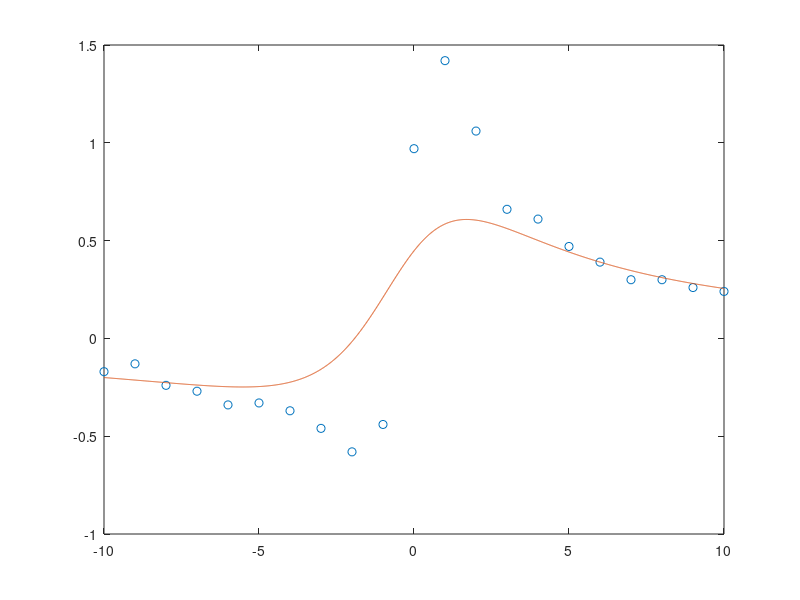

The MATLAB script that drew this image: (Note: this script raises an error after producing the figure.)
disp("Parte 4 B-Ejercicio 12")
disp("\n")
disp("a)")
disp("\n")

x=(-10:10)';  
y=(2*x+1)./(x.^2+1)+0.05*randn(size(x)); 
y=round(100*y)/100;

A = [x x.^0 (-y.*(x.^2)) (-y.*x)];
parametros = pinv(A) * y;

p = parametros(1:2)
q = parametros(3:4)

P = @(x) ( p(1) * x + p(2) )
Q = @(x) ( q(1) * x.^2 + q(2) * x + 1 )
F = @(x) P(x) ./ Q(x)

disp("ERROR:");
errorRelativo = norm(y-F(x))/norm(y)
plot(x,y,'o',(-10:0.01:10),F(-10:0.01:10));

disp("\n")
input("Pulsar ENTER para continuar");
disp("\n")
disp("b)")
disp("\n")

[G,n,p] = busca_grado_pol(x,y,errorRelativo)

disp("\n")
input("Pulsar ENTER para continuar");
disp("\n")
disp("c)")
disp("\n")

plot(x,y,'o',(-10:0.01:10),F(-10:0.01:10),(-10:0.01:10),G(-10:0.01:10));

disp("Dimension de parametros de modelo racional: ")
size(parametros)
disp("Dimension de parametros de polinomio: ")
size(p)

disp("\n")
input("Pulsar ENTER para continuar");
disp("\n")
disp("c)")
disp("\n")

disp("En modelo racional: ")
F(realmax)
disp("En el modelo polinómico: ")
G(realmax)